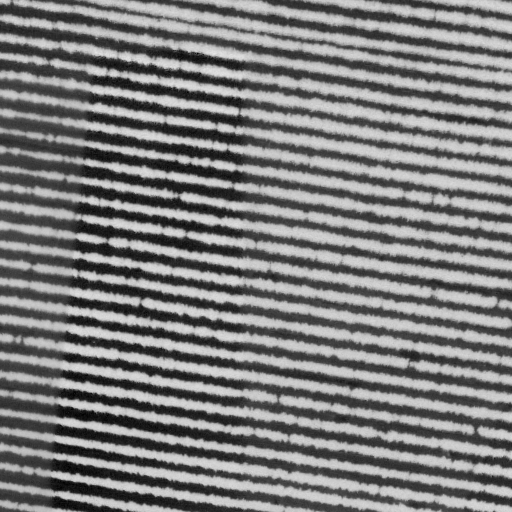
#> input picture GizemOZDEN/Kubra/UBUNTU/calisanlar/Crop-lines-system/example_image.png, 512 x 512 px
$ python run.py
#> lines starting #> are read from the running program, lines starting #| are printed output that depends on the picture; long printed decimals are rounded
### GizemOZDEN/Kubra/UBUNTU/calisanlar/Crop-lines-system/find_gradient.py

import numpy as np
import matplotlib.pyplot as plt
import scipy
from scipy import fftpack
from scipy import interpolate
import sys

def get_fourier_values(img):

	FFTData = np.fft.fft2(img) #Here we find the Fourier Transform of the image
	FreqCompRows = np.fft.fftfreq(FFTData.shape[0]) #frequency in 1/pixels
	FreqCompCols = np.fft.fftfreq(FFTData.shape[1])

	shiftrows = fftpack.fftshift( FreqCompRows ) # shift so that low spatial frequencies are in the center.
	shiftcols = fftpack.fftshift( FreqCompCols )

	return shiftrows, shiftcols

def get_shifted_fourier_chart(img):
	fourier = fftpack.fft2(img)
	fourier_shifted = fftpack.fftshift( fourier ) # shift so that low spatial frequencies are in the center.
	fourier_abs = np.abs(fourier_shifted) #This array that we use is the absolute value of the shifted fourier transform

	return fourier_shifted, fourier_abs

def get_row_values(fourier_abs, shiftrows, shiftcols):

	# Here we set the center point to 0 and then find the highest value (which should be the dot to the right)
	#find the index of the highest value point
	indices = np.unravel_index(np.argmax(fourier_abs, axis=None), fourier_abs.shape)

	fourier_abs[indices[0]][indices[1]] = 0 #set the max value to 0 as this middle point is not useful (note that the index of this point is the middle of the 2D array)

	indices = np.unravel_index(np.argmax(fourier_abs, axis=None), fourier_abs.shape)

	row_frequency = shiftrows[indices[0]]
	column_frequency = shiftcols[indices[1]]

	frequency = np.sqrt(row_frequency*row_frequency + column_frequency*column_frequency)
	row_distance = 1/frequency

	row_angle = np.arctan(column_frequency/row_frequency)*(180/np.pi) #degrees of the row_angle

	print("row_angle:")
	print(row_angle)

	gradient = np.tan(np.deg2rad(row_angle))

	return row_distance, row_angle


# [12 lines left out: functions plot_fourier, plot_img, not called in this run]


def run_everything(img, plot):

	shiftrows, shiftcols = get_fourier_values(img)
	fourier_shifted, fourier_abs = get_shifted_fourier_chart(img)
	row_distance, row_angle = get_row_values(fourier_abs, shiftrows, shiftcols)
	if plot:
		plot_fourier(fourier_shifted, shiftrows, shiftcols)
		plt.show()

	return row_distance, row_angle


# [8 lines left out: function main_run, not called in this run]


# ----- MAIN -----
# [3 lines that do not run on import are left out]

### GizemOZDEN/RASPS/UBUNTU_PROJS/neut/kub/Crop-lines-system/find_lines.py
import numpy as np
import scipy.ndimage
import matplotlib.pyplot as plt
import sys
from scipy.signal import find_peaks_cwt
import math
import itertools
from random import randint
import operator

# This function converts the array indexes to cartesian coordinates when finding lines, then converts it back.
# For a 256x256 image, the point [256][0] = [row_index][column_index] is the equivalent of the cartesian point (0,0) = (x,y)
def array_to_cartesian(max_y, start_index):
	#The array index is given in [rows][columns]
	x1 = start_index[1]
	y1 = max_y - start_index[0]
	return x1, y1

def cartesian_to_array(max_y, x1, y1):
	#The array index is given in [rows][columns]
	col_x = x1
	row_y = max_y - y1
	return col_x, row_y

# given a point on the edge of the image, find the point where a line
# of given gradient intersects the other edge of the image.
def set_rise_find_run(x1, y1, gradient, max_x, max_y):
	#Assume rise given start point, find run
	#gradient = rise/run
	up = False

	if y1 == 0: #on the bottom
		up = True
	elif y1 == max_y: #on the top
		up = False
	elif x1 == 0: #we're on the left wall
		if gradient < 0:
			up = False
		else:
			up = True
	else: #we're on the right wall
		if gradient > 0:
			up = False
		else:
			up = True

	if up:
		rise = max_y - y1 #going up, rise is the distance between max_y and y1
		y2 = max_y
	else:
		rise = -y1 #going down, rise is the height of y above 0
		y2 = 0

	run = rise/gradient
	x2 = x1 + np.rint(run)
	if x2 >= 0 and x2 <= max_x:
		return x2, y2
	else:
		x2, y2 = set_run_find_rise(x1, y1, gradient, max_x, max_y)
		return x2, y2

def set_run_find_rise(x1, y1, gradient, max_x, max_y):
	right = False
	if x1 == 0: #on the left
		right = True
	elif x1 == max_x: #on the right
		right = False
	elif y1 == 512: #we're on the top
		if gradient < 0:
			right = True
		else:
			right = False
	else: #we're on the bottom
		if gradient < 0:
			right = False
		else:
			right = True

	if right:
		run = max_x - x1 #going right, run is the difference between max_x and x
		x2 = max_x
	else:
		run = -x1 #going left, run is x1
		x2 = 0

	rise = run*gradient
	y2 = y1 + np.rint(rise)
	if y2 >= 0 and y2 <= max_y:
		return x2, y2
	else:
		print('FAIL2:')
		print('x2, y2:')
		print([x2,y2])
		sys.exit('end index out of bounds.')

#Take gradient, row_distance => return the start indexes
def get_start_indexes(gradient, row_distance, max_x, max_y):
	# Problem: when gradient is very large, very close to 0, and very negative then
	# number of iterations moving along one edge results in many more crop lines 'crossed'.
	# so we have to skip pixels moving along edges, the number we have to skip is related to the
	# ratio of the rise/run = gradient

	start_indexes = []

	inverse_gradient = -1/gradient

	count = 0

	if gradient < 0: #If gradient neg, start at bottom left and then move: up and then right
		count = 0

		for rows in range(1, max_y): # going up the left side
			if gradient < -1: #Then the problem side is the left

				if count % abs(int(round(gradient))) == 0:
					start_index = [max_y - rows,0]
					start_indexes.append(start_index)
			else:
				start_index = [max_y - rows,0]
				start_indexes.append(start_index)
			count += 1
		count = 0

		for columns in range(max_x): # going right across the top
			if gradient > -1: #Then the problem side is the top
				if count % abs(int(round(inverse_gradient))) == 0:
					start_index = [0, columns]
					start_indexes.append(start_index)
			else:
				start_index = [0, columns]
				start_indexes.append(start_index)
			count += 1

	else: #If gradient pos, start at top left and then move: down and then right
		count = 0
		for rows in range(1, max_y): #going down the left side

			if gradient > 1: #This left side is the problem side
				if count % abs(int(round(gradient))) == 0:
					start_index = [rows,0]
					start_indexes.append(start_index)
			else:
				start_index = [rows,0]
				start_indexes.append(start_index)
			count += 1

		count = 0
		for columns in range(max_x): #going right along the bottom
			if gradient < 1: #This bottom side is the problem side
				if count % abs(int(round(inverse_gradient))) == 0:
					start_index = [max_y, columns]
					start_indexes.append(start_index)
			else:
				start_index = [max_y, columns]
				start_indexes.append(start_index)
			count += 1

	#the first and last indexes (eg. [0,0]) are purposfully not included as they are not needed for the get_line_indexes() algorithm

	return start_indexes

#given start indexes, gradient => return the end indexes
def get_line_indexes(start_indexes, gradient, max_y, max_x):
	line_indexes = []

	for start_index in start_indexes:
		line = []
		x1, y1 = array_to_cartesian(max_y, start_index)
		x2, y2 = set_rise_find_run(x1, y1, gradient, max_x, max_y)
		x2, y2 = cartesian_to_array(max_y, x2, y2)
		end_index = [int(y2), int(x2)]
		line = [start_index, end_index]
		line_indexes.append(line)

	return line_indexes

#given lines, find avg pixel value along lines
def get_line_values(line_indexes,img):
	num = 500 #This number determines how many coordinates are checked along the line?
	avg_pixel_values = []
	for line in line_indexes:
		start_index = line[0]
		end_index = line[1]
		x1 = start_index[1]
		y1 = start_index[0]
		x2 = end_index[1]
		y2 = end_index[0]

		x, y = np.linspace(x1, x2, num), np.linspace(y1, y2, num)

		# Extract the values along the line, using cubic interpolation
		zi = scipy.ndimage.map_coordinates(np.transpose(img), np.vstack((x,y))) # THIS SEEMS TO WORK CORRECTLY

		avg_pixel_value = np.average(zi)
		avg_pixel_values.append(avg_pixel_value)

	return avg_pixel_values

#given the pixel values => output the locations of the maxima
def get_line_locations(avg_pixel_values):
	peaks = find_peaks_cwt(avg_pixel_values, np.arange(1, 10))
	return peaks


def plot_line_detection(avg_pixel_values, peaks):
	#plotting the estimated peaks against actual peaks
	num_lines = len(avg_pixel_values)
	x_axis = list(range(num_lines))
	fig0 = plt.figure()
	ax0 = fig0.add_subplot(111)
	ax0.plot(x_axis, avg_pixel_values)
	peak_values = []
	for peak in peaks:
		peak_values.append(avg_pixel_values[peak])

	ax0.plot(peaks, peak_values, 'o')

# [12 lines left out: function write_found_lines, not called in this run]

def plot_found_lines(img, detected_lines):
	fig, axes = plt.subplots()
	axes.imshow(img)
	for line in detected_lines:
		x1 = line[0][1]
		y1 = line[0][0]
		x2 = line[1][1]
		y2 = line[1][0]
		axes.plot([x1, x2], [y1, y2], 'ro-')
	axes.axis('off')
	# fig.savefig('found_lines.png', bbox_inches='tight')
	axes.axis('image')

def get_long_line(img, line_indexes, max_x, max_y):
	#Get the first line that is longer than the shortest side

	len_indexes = len(line_indexes)
	vertical = True
	middle = list(range(int(round(len_indexes/3)),len_indexes - 10))
	length_list = []

	#This value just makes sure we don't get a line too close to a corner,
	#because that's harder to rotate in improve_line()
	pix_move = 10

	shortest_side = max_y
	if max_x < max_y:
		shortest_side = max_x
	elif max_x > max_y:
		shortest_side = max_y

	for index in middle:
		line = line_indexes[index]

		start_index = line[0]
		end_index = line[1]
		x1 = int(start_index[1])
		y1 = int(start_index[0])
		x2 = int(end_index[1])
		y2 = int(end_index[0])

		length = math.sqrt( abs(x1 - x2)*abs(x1 - x2) + abs(y1 - y2)*abs(y1 - y2) )
		if length >= shortest_side:
			return line


#Take a point and generate points within pix_move pixels of that point that are still in the image
def generate_points(point, max_x, max_y):
	pix_move = 7

	x1 = point[1]
	y1 = point[0]

	y_points = list(range(y1 - pix_move, y1 + pix_move))
	x_points = list(range(x1 - pix_move, x1 + pix_move))
	y_points_filtered = []
	x_points_filtered = []
	for i in range(2*pix_move):

		if (0 < y_points[i] < max_y) and y_points[i] != y1:
			# print(y_points[i])
			y_points_filtered.append(y_points[i])
	for j in range(2*pix_move):

		if (0 < x_points[j] < max_x) and x_points[j] != x1:
			x_points_filtered.append(x_points[j])

	all_combinations = list(itertools.product(y_points_filtered, x_points_filtered))

	return all_combinations


def improve_line(long_line, max_x, max_y, img):


	if long_line is None:
		print('Long line is None')
		return False

	num = 500
	iterations = 80
	point1 = long_line[0]
	point2 = long_line[1]
	x1 = int(point1[1])
	y1 = int(point1[0])
	x2 = int(point2[1])
	y2 = int(point2[0])

	x, y = np.linspace(x1, x2, num), np.linspace(y1, y2, num)

	# Extract the values along the line, using cubic interpolation
	zi = scipy.ndimage.map_coordinates(np.transpose(img), np.vstack((x,y)))

	original_avg_pixel_value = np.average(zi)

	points = []
	points1 = generate_points(point1, max_x, max_y)
	points2 = generate_points(point2, max_x, max_y)

	tested_lines = []
	avg_pixel_values = []
	for i in range(iterations):
		try:
			rand_point_1 = points1[randint(0, len(points1)-1)]
		except:
			print(points1)
		try:
			rand_point_2 = points2[randint(0, len(points2)-1)]
		except:
			print('points2:')
			print(points2)
		x1 = int(rand_point_1[1])
		y1 = int(rand_point_1[0])
		x2 = int(rand_point_2[1])
		y2 = int(rand_point_2[0])

		x, y = np.linspace(x1, x2, num), np.linspace(y1, y2, num)

		# Extract the values along the line, using cubic interpolation
		zi = scipy.ndimage.map_coordinates(np.transpose(img), np.vstack((x,y))) # THIS SEEMS TO WORK CORRECTLY

		avg_pixel_value = np.average(zi)
		line = [rand_point_1, rand_point_2]
		tested_lines.append(line)
		avg_pixel_values.append(avg_pixel_value)
	# best_pixel_value = max(avg_pixel_values)
	index, best_pixel_value = max(enumerate(avg_pixel_values), key=operator.itemgetter(1))
	improved_line = tested_lines[index]

	if best_pixel_value > original_avg_pixel_value:

		#Shift to cartesian coordinates
		x1 = improved_line[0][1]
		y1 = max_y - improved_line[0][0]
		x2 = improved_line[1][1]
		y2 = max_y - improved_line[1][0]
		improved_gradient = (y2 - y1)/(x2 - x1)
		return improved_gradient
	else:
		print('No gradient improvement.')
		return False

# [8 lines left out: function normalize, not called in this run]

def get_filtered_lines(avg_pixel_values, peaks, pixel_value_cutoff,line_indexes):
	filtered_peaks = []
	detected_lines = []
	running_peak_values = 0
	if len(peaks) == 0:
		return detected_lines, filtered_peaks

	for i in peaks:
		running_peak_values += avg_pixel_values[i]

	avg_peak_value = running_peak_values/len(peaks)

	if avg_peak_value > pixel_value_cutoff: #Then the image is full of good lines, want to detect all peaks
		for peak in peaks:
			detected_lines.append(line_indexes[peak])
		return detected_lines, peaks
	else:
		for peak in peaks:
			peak_value = avg_pixel_values[peak]
			if peak_value > pixel_value_cutoff:
				filtered_peaks.append(peak)

		for peak in filtered_peaks:
			detected_lines.append(line_indexes[peak])

		return detected_lines, filtered_peaks


def run_everything(img, gradient, row_distance, plot_line_find, pixel_value_cutoff):

	img_shape = img.shape
	max_y = img_shape[0]
	max_x = img_shape[1]

	#gradient = tan(theta) of the angle from the positive x-axis, with theta in radians
	# gradient = np.tan(np.deg2rad(row_tilt))

	start_indexes = get_start_indexes(gradient, row_distance, max_x, max_y)
	line_indexes = get_line_indexes(start_indexes, gradient, max_y, max_x)

	avg_pixel_values = get_line_values(line_indexes,img)
	peaks = get_line_locations(avg_pixel_values) #peaks contains the indices of the peak values

	# Need to remove peaks below a certain value
	detected_lines, filtered_peaks = get_filtered_lines(avg_pixel_values, peaks, pixel_value_cutoff,line_indexes)

	long_line = get_long_line(img, detected_lines, max_x, max_y)
	improved_gradient = improve_line(long_line, max_x, max_y, img)

	if improved_gradient:
		start_indexes = get_start_indexes(improved_gradient, row_distance, max_x, max_y)
		line_indexes = get_line_indexes(start_indexes, improved_gradient, max_y, max_x)
		avg_pixel_values = get_line_values(line_indexes,img)
		peaks = get_line_locations(avg_pixel_values) #peaks contains the indices of the peak values
		detected_lines = []

		# Need to remove peaks below a certain value
		detected_lines, filtered_peaks = get_filtered_lines(avg_pixel_values, peaks, pixel_value_cutoff,line_indexes)

	if plot_line_find:
		plot_line_detection(avg_pixel_values, filtered_peaks)
		plot_found_lines(img, detected_lines)
		plt.show()
	return improved_gradient, detected_lines

# [39 lines left out: function main_run, not called in this run]

# [3 lines that do not run on import are left out]

### GizemOZDEN/Kubra/UBUNTU/calisanlar/Crop-lines-system/run.py
# This code is designed to take many NDVI images that have been cropped into 512x512 tiles from a larger image of a field.
# The output is the location of the crop lines in each image.
# It is difficult to robustly do this for all images, especially the edges of the field. Hence the complexity of the code.
# The single example image is just to provide a simple demonstration.

import find_gradient
import find_lines
import numpy as np
import matplotlib.pyplot as plt
import scipy
import sys

count = 0
simple_example = True # Set to False if you have a set of images that you would like to process
plot_fourier = False #Set to True for 2d fourier transform plot to shown
plot_line_find = True #Set to True for found lines plot to be shown
pixel_value_cutoff = 0.5 #This is the avg pixel value of the lines, below which lines will not be detected.

image_paths = []
image_paths.append('example_image.png')
halfway = round(len(image_paths)/2)

#find good estimation of gradient from the middle images (because the middle images are less likely to be edge images)
for i in range(halfway, halfway + 10):
	img = plt.imread(image_paths[i]).astype(float)
#> img: shape (512, 512) float64; min 0, max 0.906, mean 0.489

	# Using a 2D Fourier Transform, the angle of the lines is detected
	row_distance, source_angle = find_gradient.run_everything(img, plot_fourier)
#> in run_everything, `shiftrows, shiftcols = get_fourier_values(img)`: shiftrows = 512 values from -0.5 to 0.498
#> in get_row_values, `indices = np.unravel_index(np.argmax(fourier_abs, axis=None), fourier_..`: indices = (256, 256)
#> in get_row_values, `fourier_abs[indices[0]][indices[1]] = 0`: fourier_abs: shape (512, 512) float64; min 0, max 27479.5, mean 23
#> in get_row_values, `indices = np.unravel_index(np.argmax(fourier_abs, axis=None), fourier_..`: indices = (229, 260)
#> in get_row_values, `row_frequency = shiftrows[indices[0]]`: row_frequency = -0.0527
#> in get_row_values, `column_frequency = shiftcols[indices[1]]`: column_frequency = 0.00781
#> in get_row_values, `frequency = np.sqrt(row_frequency*row_frequency + column_frequency*col..`: frequency = 0.0533
#> in get_row_values, `row_distance = 1/frequency`: row_distance = 18.76
#> in get_row_values, `row_angle = np.arctan(column_frequency/row_frequency)*(180/np.pi)`: row_angle = -8.43
#| -8.427
#> in get_row_values, `gradient = np.tan(np.deg2rad(row_angle))`: gradient = -0.148
#> in run_everything, `row_distance, row_angle = get_row_values(fourier_abs, shiftrows, shift..`: row_distance = 18.76; row_angle = -8.43
#> row_distance = 18.76; source_angle = -8.43

	if round(source_angle) == 0 or round(source_angle) == -90 or round(source_angle) == 90 or round(source_angle) == 45 or round(source_angle) == -45:
		print('Bad angle:')
		print(source_angle)
	else:
		source_gradient = np.tan(np.deg2rad(source_angle))
#> source_gradient = -0.148

		#Find the locations of the lines given the gradient of the lines
		source_gradient, detected_lines = find_lines.run_everything(img, source_gradient, row_distance, False, pixel_value_cutoff)
#> in get_start_indexes, `inverse_gradient = -1/gradient`: inverse_gradient = 6.75
#> after the loop in get_start_indexes, `for rows in range(1, max_y):`: count = 511; start_indexes = 511 pairs, first value 1 to 511, second value 0 to 0
#> after the loop in get_start_indexes, `for columns in range(max_x):`: count = 512; start_indexes = 585 pairs, first value 0 to 511, second value 0 to 511
#> the loop in get_line_indexes, `for start_index in start_indexes:` made 585 passes
#> start_index on passes 24 to 26: [488, 0], [487, 0], [486, 0]
#> the loop in get_line_values, `for line in line_indexes:` made 585 passes
#> line on passes 1 to 3: [[511, 0], [512, 7]], [[510, 0], [512, 14]], [[509, 0], [512, 20]]
#> the loop in get_filtered_lines, `for i in peaks:` made 32 passes
#> i on passes 1 to 12: 8, 26, 44, 62, 79, 98, 117, 135, 154, 173, 191, 210
#> the loop in get_filtered_lines, `for peak in peaks:` made 32 passes
#> the loop in get_line_indexes (call 2), `for start_index in start_indexes:` made 597 passes
#> start_index on passes 1 to 3: [511, 0], [510, 0], [509, 0]
#> the loop in get_line_values (call 2), `for line in line_indexes:` made 597 passes
#> line on passes 1 to 3: [[511, 0], [512, 6]], [[510, 0], [512, 13]], [[509, 0], [512, 19]]
#> the loop in get_filtered_lines (call 2), `for i in peaks:` made 32 passes
#> i on passes 1 to 12: 8, 26, 46, 64, 81, 100, 119, 137, 156, 175, 193, 212
#> the loop in get_filtered_lines (call 2), `for peak in peaks:` made 32 passes
		break


print('selected gradient:')
print(source_gradient)
#| -0.1567

for image in image_paths: #Loop through images provided in image_paths
	print('**--**')
	print('Processing: ' + image)
	img = plt.imread(image).astype(float)

	#  Detect the angle of the lines using a 2D Fourier Transform
	row_distance, row_angle = find_gradient.run_everything(img, plot_fourier)
#> call 2 of run_everything, with plot = False
#| -8.427

	#checking if the detected row_angle is ok
	if round(row_angle) == 0 or round(row_angle) == -90 or round(row_angle) == 90 or round(row_angle) == 45 or round(row_angle) == -45:
		print('detected bad angle, using source_angle')
		gradient = source_gradient
	else:
		gradient = np.tan(np.deg2rad(row_angle))

	if count > 0 and improved_gradient and abs(improved_gradient - gradient) < 0.5:
		#Find the locations of the lines given the gradient of the lines
		improved_gradient, detected_lines = find_lines.run_everything(img, improved_gradient, row_distance, plot_line_find, pixel_value_cutoff)
	else:
		#Find the locations of the lines given the gradient of the lines
		improved_gradient, detected_lines = find_lines.run_everything(img, gradient, row_distance, plot_line_find, pixel_value_cutoff)
#> call 2 of run_everything, with gradient = -0.148, row_distance = 18.76, plot_line_find = True, pixel_value_cutoff = 0.5
#> the loop in plot_line_detection, `for peak in peaks:` made 32 passes
#> the loop in plot_found_lines, `for line in detected_lines:` made 32 passes
#> line on passes 1 to 12: [[503, 0], [512, 57]], [[485, 0], [512, 172]], [[465, 0], [512, 300]], [[447, 0], [512, 415]], [[430, 0], [510, 512]], [[411, 0], [491, 512]], [[392, 0], [472, 512]], [[374, 0], [454, 512]], [[355, 0], [435, 512]], [[336, 0], [416, 512]], [[318, 0], [398, 512]], [[299, 0], [379, 512]]
#> in run_everything (call 2), `plt.show()`:
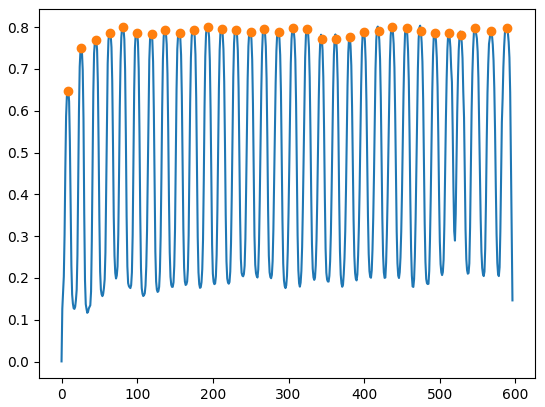
#> figure drawn by matplotlib, 1 panel; curve peaks at x = 588, y = 0.804; curve peaks at x = 437, y = 0.801
#> in run_everything (call 2), `plt.show()`:
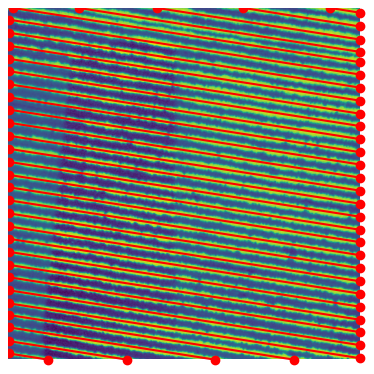
#> figure drawn by matplotlib, 1 panel

	count += 1
